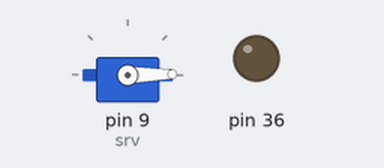
Recording of a sketch running on a simulated Arduino Mega 2560, built with avr-gcc and run on an emulated ATmega2560. On the bench: servo, output pins drawn as LEDs (lit = HIGH).

Above: at 0.12 s.
At 9.87 s:
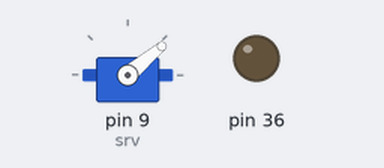
At 19.88 s:
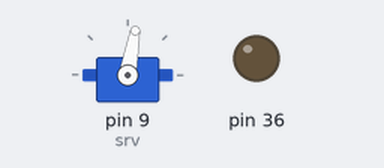
At 39.63 s:
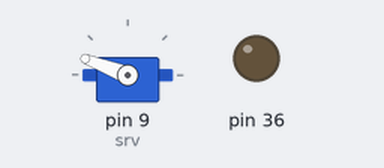
Timing chart, 0 to 40.0 s (numbered marks = the images above):
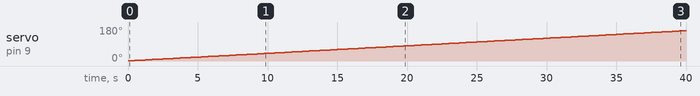

Measured:
- by itself, servo on pin 9 (srv): moves from 1° to 160° over 39.5 s

The sketch:

ServoTimer.ino
```cpp
#include <Servo.h>
Servo srv;
int pos;
// To set up this circut, wire a servo's data (orange) wire to PWM Pin 9.
// Then connect the power lines of the servo like you would normally (red= 3.3v, black = ground)
// Next, get an active speaker (the polarized one) and wire + to pin 36, and ground to ground.
// Now, upload the code to the arduino and enjoy your timer! This is configured to be around 1 minute. To change timing, change the delay at the end of the loop.
void setup() {
  // put your setup code here, to run once:
  pinMode(36, OUTPUT);
  srv.attach(9);
  srv.write(0);
  pos = 0;
}

void loop() {
  // put your main code here, to run repeatedly:
  pos++;
  srv.write(pos);
  if (pos == 180)
  {
    digitalWrite(36, HIGH);
    delay(3000);
    digitalWrite(36, LOW);
    pos = 0;
    srv.write(0);
  }
  delay(250);
}
```
